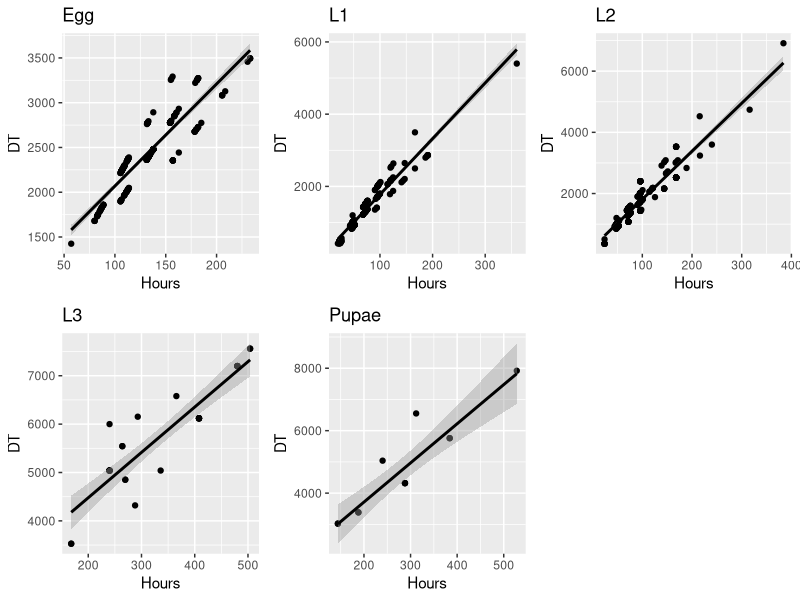
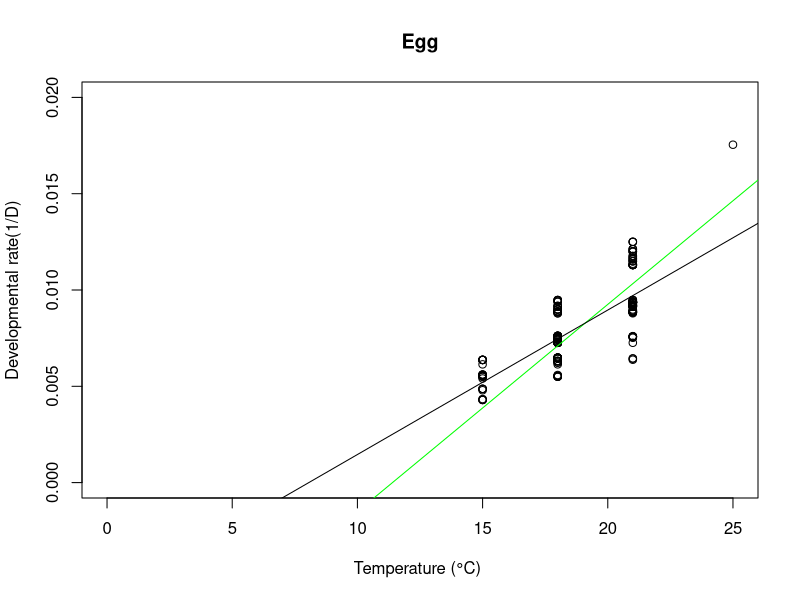

Source code (R) for these figures, in order:
rm(list = ls())
data = read.csv("Data/cholevinae_full.csv", header=TRUE, sep = ";") #Hours degrees
#data = read.csv("Data/cholevinae_full_dd1.csv", header=TRUE, sep = ";") #Day degrees
head(data)
summary(data)
class(data$DT_egg)
class (data$temp)
data_12 = data [data$year=="2012",] # data for 2012
data_13 = data [data$year=="2013",] # data for 2013

library(ggplot2)
library(gridExtra)

#Tmin + SET - DT~D
lm.1=lm(data_13$DT_egg~data_13$egg)
summary(lm.1)
lm.2=lm(data_13$DT_L1~data_13$L1)
summary(lm.2)
lm.3=lm(data$DT_L2~data$L2)
summary(lm.3)
lm.4=lm(data$DT_L3 ~data$L3)
summary(lm.4)
lm.5=lm(data$DT_pupae~data$pupae)
anova (lm.5)
summary(lm.5)


#Plot of thermal summation models on DT data
p1= qplot (data_13$egg,data_13$DT_egg,
           xlab=substitute("Hours"),
           ylab=substitute("DT"),
       main="Egg")
a1 = p1 + stat_smooth(method="lm", se=TRUE, colour="black")

p2= qplot (data_13$L1,data_13$DT_L1,
           xlab=substitute("Hours"),
           ylab=substitute("DT"),
           main="L1")
a2= p2 + stat_smooth(method="lm", se=TRUE, colour="black")

p3= qplot (data$L2,data$DT_L2,
           xlab=substitute("Hours"),
           ylab=substitute("DT"),
           main="L2")
a3= p3 + stat_smooth(method="lm", se=TRUE, colour="black")

p4= qplot (data$L3,data$DT_L3,
           xlab=substitute("Hours"),
           ylab=substitute("DT"),
           main="L3")
a4= p4 + stat_smooth(method="lm", se=TRUE, colour="black")

p5= qplot (data$pupae,data$DT_pupae,
           xlab=substitute("Hours"),
           ylab=substitute("DT"),
           main="Pupae")
a5= p5 + stat_smooth(method="lm", se=TRUE, colour="black")
#tiff (filename="exports/sciodrepoides_development.tiff", 
#      width=8000, height=12000, 
#      compression="lzw", res= 800)
grid.arrange (a1,a2, a3, a4, a5, ncol=3)
#dev.off()

#COMPARISON OF TWO METHODS IN GRAPHICAL WAY
t=11.3997
k=929.3538
lm.2=lm(data_13$r_egg~data_13$temp)
summary (lm.2)
#Plot of thermal summation models on 1/D 
plot(data_13$r_egg~data_13$temp, 
     ylab='Developmental rate(1/D)',
     xlab='Temperature (°C) ', 
     main="Egg",
     ylim=c(0,0.02),
     xlim=c(0,25))
abline (a=-(t/k), b=1/k, col='green', lwd=1)
abline (lm.2)
